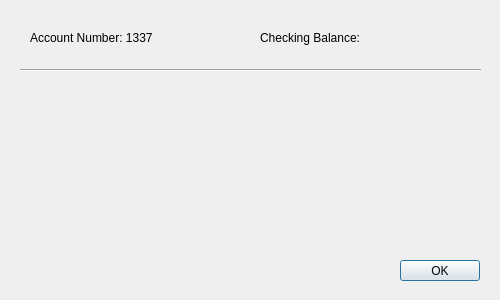
<?xml version="1.0" encoding="UTF-8"?>
<ui version="4.0">
 <class>CheckingDialog</class>
 <widget class="QDialog" name="CheckingDialog">
  <property name="geometry">
   <rect>
    <x>0</x>
    <y>0</y>
    <width>500</width>
    <height>300</height>
   </rect>
  </property>
  <property name="windowTitle">
   <string>Checking Account</string>
  </property>
  <widget class="QLabel" name="labelANumCDialog">
   <property name="geometry">
    <rect>
     <x>30</x>
     <y>30</y>
     <width>131</width>
     <height>16</height>
    </rect>
   </property>
   <property name="text">
    <string>Account Number: 1337</string>
   </property>
  </widget>
  <widget class="QLabel" name="labelCBalCDialog">
   <property name="geometry">
    <rect>
     <x>260</x>
     <y>30</y>
     <width>101</width>
     <height>16</height>
    </rect>
   </property>
   <property name="text">
    <string>Checking Balance: $</string>
   </property>
  </widget>
  <widget class="QPushButton" name="buttonOK">
   <property name="geometry">
    <rect>
     <x>400</x>
     <y>260</y>
     <width>80</width>
     <height>21</height>
    </rect>
   </property>
   <property name="text">
    <string>OK</string>
   </property>
  </widget>
  <widget class="Line" name="line">
   <property name="geometry">
    <rect>
     <x>20</x>
     <y>60</y>
     <width>461</width>
     <height>20</height>
    </rect>
   </property>
   <property name="orientation">
    <enum>Qt::Horizontal</enum>
   </property>
  </widget>
  <widget class="QLabel" name="labelCBalValue">
   <property name="geometry">
    <rect>
     <x>360</x>
     <y>30</y>
     <width>60</width>
     <height>20</height>
    </rect>
   </property>
   <property name="whatsThis">
    <string/>
   </property>
   <property name="text">
    <string/>
   </property>
  </widget>
 </widget>
 <resources/>
 <connections/>
</ui>
